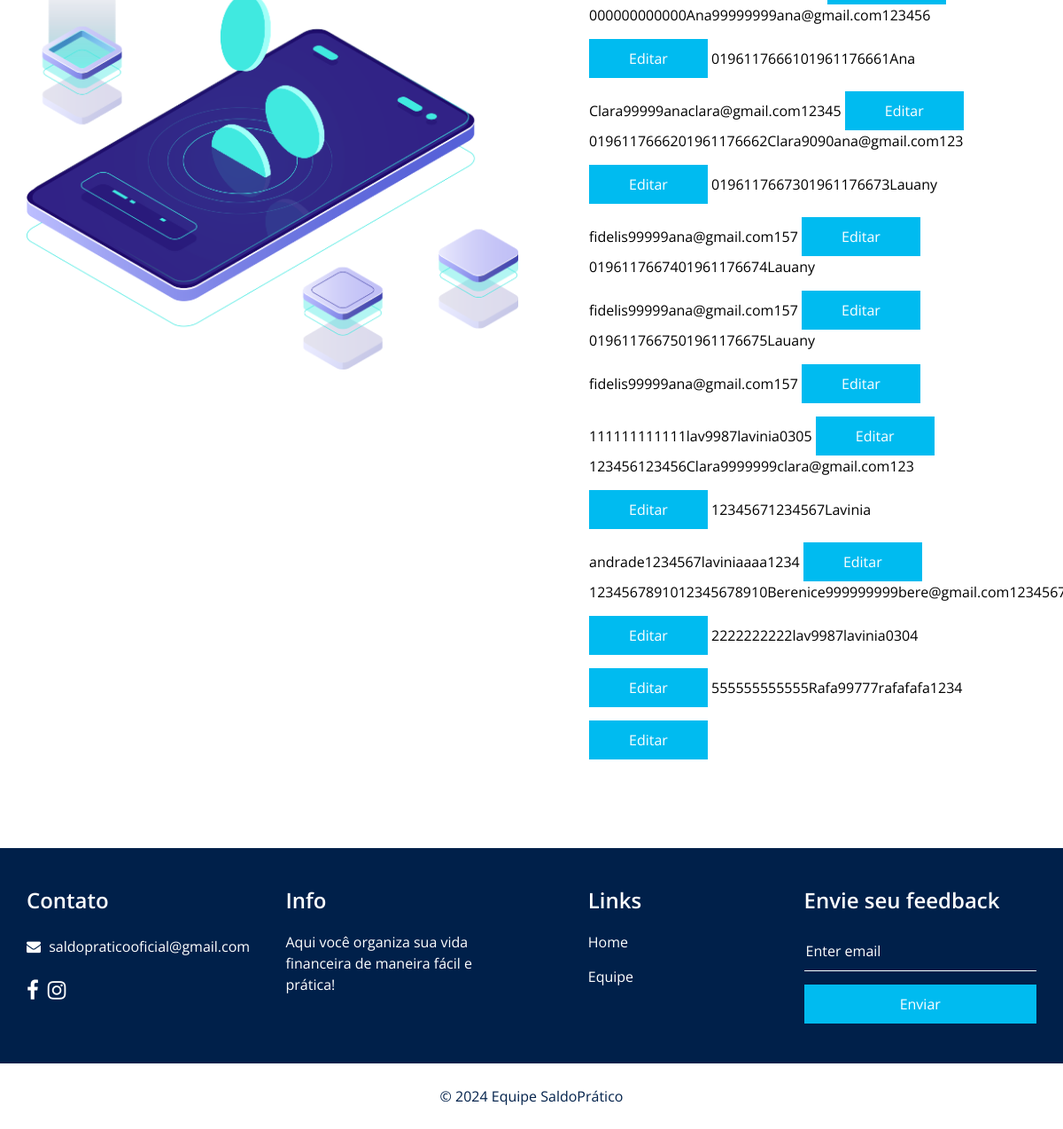
Before: /usuario/edita.php (lower part) with the older database file.
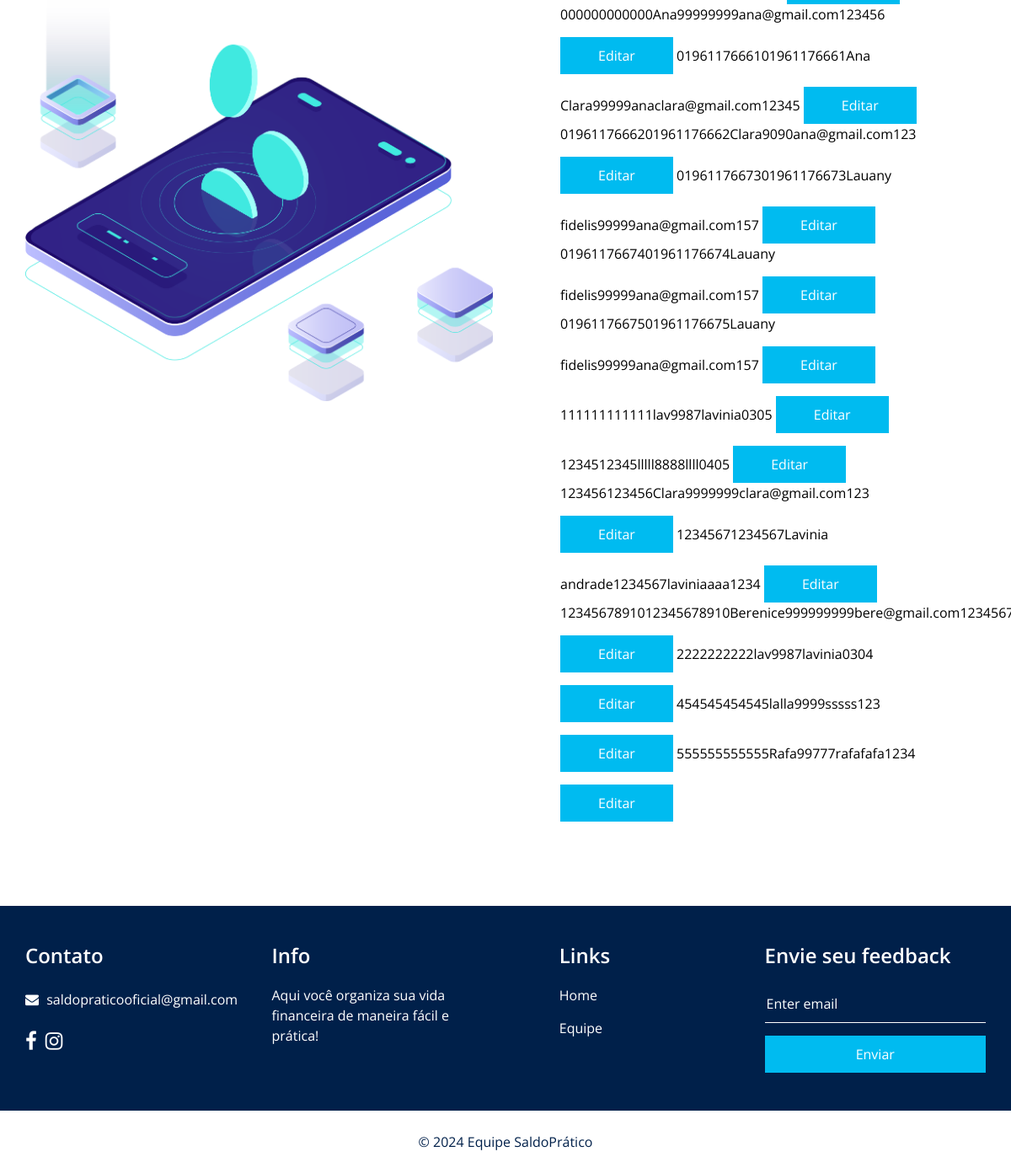
After: the same page with the newer database file.
### tables this page shows
CREATE TABLE `cadastro_usuario` (
  `cpf_usuario` char(14) NOT NULL,
  `nome_usuario` varchar(255) NOT NULL,
  `telefone_usuario` varchar(15) NOT NULL,
  `email_usuario` varchar(255) NOT NULL,
  `senha_usuario` varchar(255) NOT NULL,
  `foto_perfil` varchar(255) DEFAULT NULL
);

### usuario/edita.php (the view, shortened to what this page needs)
<!DOCTYPE html>
<html>
<head>
  <link rel="stylesheet" type="text/css" href="../css/bootstrap.css" />
  <link rel="stylesheet" type="text/css" href="../https://cdnjs.cloudflare.com/ajax/libs/OwlCarousel2/2.3.4/assets/owl.carousel.min.css" />
  <link href="../css/font-awesome.min.css" rel="stylesheet" />
  <link href="../css/style.css" rel="stylesheet" />
  <link href="../css/responsive.css" rel="stylesheet" />
</head>
<body>
  <div class="hero_area">
    <div class="hero_bg_box">
      <div class="bg_img_box">
      </div>
    </div>
  <section class="about_section layout_padding">
    <div class="container  ">
      <div class="row">
        <div class="col-md-6 ">
        <div class="img-box">
            <img src="../images/slider-img.png" alt="ceular">
        </div>
        </div>
        <div class="col-md-6">
          <div class="detail-box">
        <h3>Editar cadastro de usuário</h3><br>
<br>
<?php
    $ds = "mysql:host=localhost;dbname=controlegastos";
    $con = new PDO($ds, 'root', 'vertrigo');
    $sql = "SELECT * FROM cadastro_usuario";
    $stm = $con->prepare($sql);
    $stm->execute();
    foreach($stm as $row){
        $cpf = $row['cpf_usuario'];
        echo "<tr>";
        echo "<td>" . $cpf . "</td>";
        echo "<td>" . $row['cpf_usuario'] . "</td>";
        echo "<td>" . $row['nome_usuario'] . "</td>";
        echo "<td>" . $row['telefone_usuario'] . "</td>";
        echo "<td>" . $row['email_usuario'] . "</td>";
        echo "<td>" . $row['senha_usuario'] . "</td>";
        echo "<td>
                <a href='edita.php?cpf_usuario=$cpf'>Editar</a>
             </td>";
        echo "</tr>";
    }
?>
        </div>
      </div>
    </div>
  </section>
  <section class="info_section layout_padding2">
    <div class="container">
      <div class="row">
        <div class="col-md-6 col-lg-3 info_col">
          <div class="info_contact">
            <h4>
              Contato
            </h4>
            <div class="contact_link_box">
              <a href="">
                <i class="fa fa-envelope" aria-hidden="true"></i>
                <span>
                  saldopraticooficial@gmail.com
                </span>
              </a>
            </div>
          </div>
          <div class="info_social">
            <a href="">
              <i class="fa fa-facebook" aria-hidden="true"></i>
            </a>
            <a href="">
              <i class="fa fa-instagram" aria-hidden="true"></i>
            </a>
          </div>
        </div>
        <div class="col-md-6 col-lg-3 info_col">
          <div class="info_detail">
            <h4>
              Info
            </h4>
            <p>
              Aqui você organiza sua vida financeira de maneira fácil e prática!
            </p>
          </div>
        </div>
        <div class="col-md-6 col-lg-2 mx-auto info_col">
          <div class="info_link_box">
            <h4>
              Links
            </h4>
            <div class="info_links">
              <a class="active" href="index.html">
                Home
              </a>
              <a class="" href="team.html">
                Equipe
              </a>
            </div>
          </div>
        </div>
        <div class="col-md-6 col-lg-3 info_col ">
          <h4>
            Envie seu feedback
          </h4>
          <form action="#">
            <input type="text" placeholder="Enter email" />
            <button type="submit">
              Enviar
            </button>
          </form>
        </div>
      </div>
    </div>
  </section>
  <section class="footer_section">
    <div class="container">
      <p>
        &copy; <span id="displayYear"></span>
        <a>Equipe SaldoPrático</a>
      </p>
    </div>
  </section>
</body>
</html>

Changed rows visible on the page:
added cadastro_usuario: cpf_usuario "12345", nome_usuario "lllll", telefone_usuario "8888", email_usuario "llll", senha_usuario "0405"
added cadastro_usuario: cpf_usuario "454545", nome_usuario "lalla", telefone_usuario "9999", email_usuario "sssss", senha_usuario "123"
